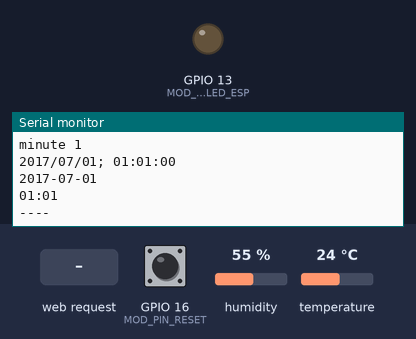
A sketch run on a simulated ESP8266 (NodeMCU). Shown: output pins drawn as LEDs (lit = HIGH), the last lines printed to the serial monitor. The test bench sets the inputs (shaded band); at power-on: GPIO 16 (MOD_PIN_RESET) LOW, humidity 55 %, temperature 24 °C. WiFi joins after 1.5 s; servers stay silent unless stated; the local clock reads 2024-03-15 10:24:30 at power-on unless the sketch sets it.

Above: at 3.2 s.
3.3 s: HTTP request GET / received
At 3.8 s:
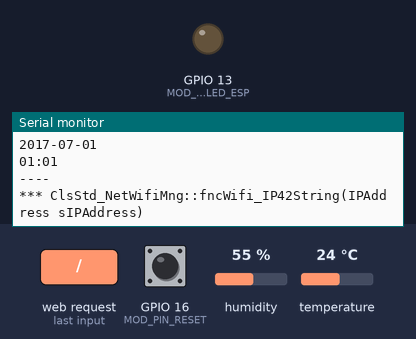
6.6 s: HTTP request GET /relayset received
At 7.5 s:
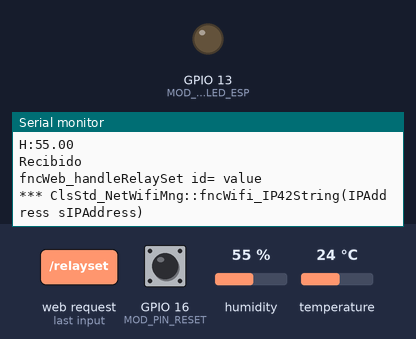
Timing chart, 0 to 9.6 s (numbered marks = the images above; inputs shaded):
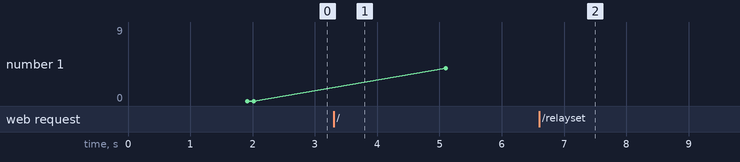

The sketch:

software_test_04-wifi-dht22-rtc.ino
```cpp
#include "Std_defines.h"
#include <ESP8266WiFi.h>
#include <WiFiClient.h>
#include <ESP8266WebServer.h>
#include "ClsMod_SNS_DHT22.h"
#include "ClsMod_Sns_Clock.h"

#include <ESP8266mDNS.h>
//==============================================
// TESTUDINES.IOT
// VIVARIUM CONTROLLER PROJECT IOT
// Vicente Niclos
// TEST 04
// ---------------------------------------------
// CHEKING POWER AND ESP-12E BASIC CIRCUIT
// objetive
// Check correct connection
// Check developing software instalation
// Check correct connec to wifi
//
// Need Install Arduino IDE
// Need FDDI-USB wire
//
// Before upload  change values of
// g_WiFiSsid and g_WiFiPassword
// and g_hostname
//----------------------------------------------
const char* g_WiFiSsid = "testudines";     // name of your wifi
const char* g_WiFiPassword = "915265ABCD"; // password of your wifi
const char* g_hostname = "myvivarium";
//----------------------------------------------
ClsMod_Sns_Clock g_Mod_Sns_Clock;
ESP8266WebServer server(80);
unsigned long g_interval_now = 0;
ClsMod_Sns_DHT22 g_Mod_Sns_DHT22;


String fncWifi_IP4TpToString(IPAddress ipIPAddress)
{

#ifdef STD_DEBUG
	Serial.println("*** ClsStd_NetWifiMng::fncWifi_IP42String(IPAddress sIPAddress)");

#endif

	String zbuff = "";
	zbuff = String(ipIPAddress[0]) + "." + String(ipIPAddress[1]) + "." + String(ipIPAddress[2]) + "." + String(ipIPAddress[3]) ;
	return zbuff;

}
//===================================
// Web reply for http://vivivarium.local
//===================================
String   fncHtml_buildPage()
{
	String szReply = "<!DOCTYPE html><html><head>";

	szReply += "\<meta name=\"viewport\" content=\"width=device-width, initial-scale=1.0\">";
	szReply += "\n<title>testudines.org vivarium controller</title>";
	szReply += "\n<style>.green{ background-color : #00aa00; width:50px;padding:2px;display:inline-block;} .gray{width:50px; background-color: #aaa; padding:2px;display:inline-block; } ";
	szReply += "\n.button {margin:5px;	 display: inline-block;width: 50px;height: 18px;background: #4E9CAF;padding: 5px;  text-align: center;  border-radius: 5px;color: white;  font-weight: bold;}";


	szReply += "\n</style>";
	szReply += "</head><body>";
	szReply += "<input type = \"button\" value = \"Refresh\" onclick = \"javascript:window.location.reload();\" / >";
	szReply += "\n<h2>" + (String)MOD_WEB_Title + "</h2> ";
	szReply += "\n<p>" + (String)MOD_WEB_TitleSub + "</p> ";
	szReply += "\n<p>" + (String)MOD_WEB_text + "</p> ";
	szReply += "\n<h3>Hello World!</h3><p></p>";
	szReply += "\n<fieldset><legend>Network:</legend>";
	szReply += "\nHostname " + String (g_hostname) + "<br/>";
	szReply += "\nWiFi SSID " + String(g_WiFiSsid) + "<br/>";
	szReply += "\nWiFi PASSWORD " + String(g_WiFiPassword) + "<br/>";
	szReply += "\nWiFi MODE W= Work station)<br/>";
	szReply += "\nURL MDNS http:\\ " + String(g_hostname) + ".local  (multicast Domain Name System)<br/>";
	szReply += "\nURL IP http://" + fncWifi_IP4TpToString(WiFi.localIP())+"<br/>";
	szReply += "\nButon reset Factory pressed ? " + (String)digitalRead(MOD_PIN_RESET);
	szReply += "\n</fieldset>";
	szReply += "\n</fieldset>";
	szReply += "\n<fieldset><legend>Sensors:</legend>";
	szReply += "\n<p>Temperature " + String(g_Mod_Sns_DHT22.m_cTemC) + "C</p>";
	szReply += "\n<p>Humdidity " + String(g_Mod_Sns_DHT22.m_cHum) + "%</p>";
	szReply += "\n<p>Date " + String(g_Mod_Sns_Clock.m_aaaammdd) + "</p>";
	szReply += "\n<p>Time " + String(g_Mod_Sns_Clock.m_hhmm) + "</p>";
	szReply += "\n</fieldset>";

	szReply += "\n</body></html>";
	return szReply;
}


void fncWeb_handleRoot() {
	digitalWrite(MOD_PIN_LED_ESP, 1);

	server.send(200, "text/html", fncHtml_buildPage());
	digitalWrite(MOD_PIN_LED_ESP, 0);
}
//====================================
// web relay set
//====================================
void fncWeb_handleRelaySet()
{
	String szRelayId = server.arg("id");
	String szRelayValue = server.arg("value");
	unsigned short usRelayId = szRelayId.toInt();
	unsigned short usRelayValue = szRelayValue.toInt();
	Serial.println("Recibido");
	Serial.println("fncWeb_handleRelaySet id=" + szRelayId + " value "+szRelayValue);


	server.send(200, "text/html", fncHtml_buildPage());


}
//====================================
// web relay get
//====================================
void fncWeb_handleRelayGet()
{}
//===================================
// Web reply for page not found
//===================================
//
void fncWeb_handleNotFound() {
	digitalWrite(MOD_PIN_LED_ESP, 1);
	String message = "File Not Found\n\n";
	message += "URI: ";
	message += server.uri();
	message += "\nMethod: ";
	message += (server.method() == HTTP_GET) ? "GET" : "POST";
	message += "\nArguments: ";
	message += server.args();
	message += "\n";
	for (uint8_t i = 0; i < server.args(); i++) {
		message += " " + server.argName(i) + ": " + server.arg(i) + "\n";
	}
	server.send(404, "text/plain", message);
	digitalWrite(MOD_PIN_LED_ESP, 0);
}

//===================================
// Set Config service wifi
//===================================
//
void fncSetupWifi()
{
	Serial.println("fncSetupWifi");
	WiFi.mode(WIFI_STA);

	WiFi.hostname(g_hostname);
	WiFi.begin(g_WiFiSsid, g_WiFiPassword);

	// Wait for connection
	while (WiFi.status() != WL_CONNECTED) {
		delay(500);
		Serial.print(".");
	}
	Serial.println("");
	Serial.print("Connected to ");
	Serial.println(g_WiFiSsid);
	Serial.print("IP address: ");
	Serial.println(WiFi.localIP());
}
//===================================
// Set Config service MDNS
//===================================
void fncSetupMDNS()
{
	Serial.println("fncSetupMDNS");
	if (MDNS.begin(g_hostname)) {
		Serial.println("MDNS responder started at");
		Serial.println("http://" + String(g_hostname) + ".local");
	}
	MDNS.addService("http", "tcp", 80);
}
//===================================
// Set Config service web
//===================================
void fncSetupWeb()
{
	Serial.println("fncSetupWeb");
	server.on("/", fncWeb_handleRoot);
	server.on("/relayset", fncWeb_handleRelaySet);
	server.on("/relayget", fncWeb_handleRelayGet);
	server.on("/inline", []() {
		server.send(200, "text/plain", "this works as well");
	});

	server.onNotFound(fncWeb_handleNotFound);

	server.begin();
	Serial.println("HTTP server started");
}
//===================================
// Set Config of services
//===================================
void setup(void) {
	pinMode(MOD_PIN_LED_ESP, OUTPUT);
	digitalWrite(MOD_PIN_LED_ESP, 0);
	Serial.begin(115200);
	Serial.println("Setup");

	fncSetupWifi();
	fncSetupMDNS();
	fncSetupWeb();
	g_interval_now = millis();
	g_Mod_Sns_DHT22.loop(g_interval_now);
	g_Mod_Sns_Clock.setup();


	g_Mod_Sns_Clock.read();

}

void loop(void) {
	server.handleClient();
	g_interval_now = millis();
	g_Mod_Sns_Clock.loop(g_interval_now);
	g_Mod_Sns_DHT22.loop(g_interval_now);

}
```

ClsMod_SNS_DHT22.cpp
```cpp
#include "ClsMod_Sns_DHT22.h"

ClsMod_Sns_DHT22::ClsMod_Sns_DHT22(void) {}
ClsMod_Sns_DHT22::~ClsMod_Sns_DHT22(void) {}

void ClsMod_Sns_DHT22::setup() {
	 m_fHum = 999.99; // humidity float
	 m_fTempC = 999.99; // temperature celsius
	 m_fTempF =999.99; // temperature farenheit

	 sprintf(m_cTemC, "%S", m_Error99);
	 sprintf(m_cTemF, "%S", m_Error99);
	 sprintf(m_cHum, "%S", m_Error99);
}
bool ClsMod_Sns_DHT22::loop(unsigned long g_interval_now) {


	if (g_interval_now < m_interval_dht_previous)
	{
		m_interval_dht_previous = 0;
}
  if (g_interval_now- m_interval_dht_previous <INTERVAL_DHT22)
  {

    return true;
  }
  m_interval_dht_previous = g_interval_now;

	m_fHum = m_DHT.readHumidity();
	m_fTempC = m_DHT.readTemperature(false); //celsius
	m_fTempF = m_DHT.readTemperature(true);  //Farenheit

		if (isnan(m_fHum) || isnan(m_fTempC) || isnan(m_fTempF)) {
			Serial.println("DHT read:FAIL, take before values");
			return false;
		}
		Serial.println("DHT read: ok");

		// para representar dos decimales
		if (isnan(m_fTempC)) m_fTempC = 999;
		if (isnan(m_fTempF)) m_fTempF = 999;
		if (isnan(m_fHum)) m_fHum = 999;


		dtostrf(m_fTempF,6, 2, m_cTemF);


		dtostrf(m_fTempC, 6, 2, m_cTemC);
		dtostrf(m_fHum, 6, 2, m_cHum);
#ifdef   STD_DEBUG_SNS_DHT
		fncDebug();
#endif

		return true;
	}
#ifdef   STD_DEBUG_SNS_DHT
void ClsMod_Sns_DHT22::fncDebug()
{


	Serial.print("T:");
	Serial.println(m_fTempC);
	Serial.print("H:");
	Serial.println(m_fHum);


}
#endif
```

ClsMod_SNS_DHT22.h
```cpp
#ifndef _CLSMOD_SNS_DIGITAL_h
#define _CLSMOD_SNS_DIGITAL_h
#include <Arduino.h>
#include <DHT.h>
#include "Std_defines.h"


class ClsMod_Sns_DHT22
{
private:
	// pin al que esta conectado el sensor
	uint8_t m_pin = 0;
	DHT m_DHT=DHT (MOD_PIN_DHT22, MOD_SNS_DHTTYPE, 20);
	const char* m_Error99 = "99,99";
 unsigned long m_interval_dht_previous = 0;
 void fncDebug();
public:
	ClsMod_Sns_DHT22(void);
	~ClsMod_Sns_DHT22(void);
	float m_fHum = 0.0; // humidity float
	float m_fTempC = 0.0; // temperature celsius
	float m_fTempF = 0.0; // temperature farenheit
	char  m_cTemC[6]; // char temperature celsius 2 decimals
	char  m_cTemF[6]; // char temperature celsius 2 decimals
	char  m_cHum[6];// char humidity 2 decimals
	void setup(); // en este caso no hace nada
	bool loop(unsigned long ulIngtervalNow);
};
#endif
```

ClsMod_Sns_Clock.cpp
```cpp
#include "ClsMod_Sns_Clock.h"
ClsMod_Sns_Clock::ClsMod_Sns_Clock(void) {};
ClsMod_Sns_Clock::~ClsMod_Sns_Clock(void) {};

void ClsMod_Sns_Clock::setup(void) {
	Wire.begin(0, MOD_PIN_CLOCK_I2C_SLC);
	delay(100);
#ifdef STD_DEBUG_SNS_CLK_RESET
	fncSetDate(STD_DEBUG_SNS_CLK_YY, STD_DEBUG_SNS_CLK_MM, STD_DEBUG_SNS_CLK_DD);
	fncSetTime(STD_DEBUG_SNS_CLK_HH, STD_DEBUG_SNS_CLK_MN, 0);
#endif
	delay(100);
	clock.begin();
	delay(100);
	read();
};
void ClsMod_Sns_Clock::fncSetDate(uint16_t  Year, uint8_t month, uint8_t day) {
	Serial.println("fncSetDate");
	clock.fillByYMD(Year, month, day);
	clock.setTime();

}
void ClsMod_Sns_Clock::fncSetTime(uint8_t hh, uint8_t mm, uint8_t ss) {
	Serial.println("fncSetTime");
	clock.fillByHMS(hh, mm, ss);
	clock.setTime();

}

void ClsMod_Sns_Clock::read(void) {
	Serial.println("lsMod_Sns_Clock::read(void)");
	// Serial.println("Get time ");
	clock.getTime();
	delay(100);
	iDayMinuteAct = clock.hour * 60 + clock.minute;
	sprintf(m_BufferDateTime, "%04d/%02d/%02d; %02d:%02d:%02d",
		clock.year + 2000, clock.month, clock.dayOfMonth, clock.hour, clock.minute, clock.second);
	sprintf(m_aaaammdd, "%04d-%02d-%02d", clock.year+2000, clock.month, clock.dayOfMonth);
	sprintf(m_hhmm, "%02d:%02d", clock.hour, clock.minute);
#ifdef STD_DEBUG_SNS_CLK
	fncDebug();
		#endif
};
void  ClsMod_Sns_Clock::loop(unsigned long g_interval_now)
{
	if (g_interval_now < m_interval_previous)
	{
		m_interval_previous = 0;
	}
	if (g_interval_now - m_interval_previous < INTERVAL_DHT22)
	{

		return;
	}
	m_interval_previous = g_interval_now;
	read();
}

#ifdef STD_DEBUG_SNS_CLK
// PRINT TO SERIAL DEBUG VALUES.
void ClsMod_Sns_Clock::fncDebug()
{
	Serial.println("----");
	Serial.print("year");
	Serial.println(clock.year);
	Serial.print("Month");
	Serial.println(clock.month);
	Serial.print("day");
	Serial.println(clock.dayOfMonth);
	Serial.print("hour ");
	Serial.println(clock.hour);
	Serial.print("minute ");
	Serial.println(clock.minute);

	Serial.println(m_BufferDateTime);
	Serial.println(m_aaaammdd);
	Serial.println(m_hhmm);
	Serial.println("----");
}
#endif
```

ClsMod_Sns_Clock.h
```cpp
#ifndef CLSMOD_SNS_CLOCK_H
#define CLSMOD_SNS_CLOCK_H
// include the SD library:
#include "arduino.h"
#include "Std_defines.h"
#include <Wire.h> // I2C and TWI library reloj
#include <DS1307.h>
class ClsMod_Sns_Clock
{
public:
   ClsMod_Sns_Clock(void);      // 'empty' constructor
  ~ClsMod_Sns_Clock(void);
  void setup(void);
  void loop(unsigned long g_interval_now);
  void read(void);
   void fncSetDate(uint16_t Year, uint8_t month, uint8_t day);
    void fncSetTime(uint8_t hh, uint8_t mm,uint8_t ss);
    char m_BufferDateTime[30]; // yyyy/mm/dd hh:mm:ss
	char m_aaaammdd[12];
	char m_hhmm[12];
	unsigned int iDayMinuteAct=0;

  private:
	  unsigned long m_interval_previous = 0;
  DS1307 clock;//define a object of DS1307 class
// set up variables using the SD utility library functions:
#ifdef STD_DEBUG_SNS_CLK
  void fncDebug();

#endif

};
#endif
```

Std_defines.h
```cpp
#ifndef _STD_DEFINES_H
#define _SDT_DEFINES_H
#define MOD_WEB_Title "Testudines.IOT VIVARIUM CONTROLLER"
#define MOD_WEB_TitleSub "Steep 04 TEST 04 - Integration of "
#define MOD_WEB_text "ESP-12E, With wifi, web, reset factory button, DHT22 and clock DS1307 RTC"


//----------------------------------------------
// HARDWARE MOUDLE PINS
//----------------------------------------------
#define MOD_PIN_LED_ESP 13       // internal led of ESP-12
#define MOD_PIN_RESET 16         // Reset factory button
#define MOD_PIN_DHT22 2          // Sensor temperature humidity
#define MOD_PIN_CLOCK_I2C_SLC 4  // CLOCK RTC PIN SLC
#define MOD_PIN_CLOCK_I2C_SDA 0  // CLOCK RTC PIN SDA

// remember vcc clock and relay go to 5v
//-----------------------------------------------
// HARDWARE OTHER VALUES
//-----------------------------------------------

#define MOD_SNS_DHTTYPE DHT22
//----------------------------------------------
// INTERVALS
//----------------------------------------------
// for do large live and eficiency

#define INTERVAL_DHT22 5000
//----------------------------------------------
// DEBUG
// ---------------------------------------------
// For compile with serial debug
// rename adding  _ at end for compile
// without debug options
// Example STD_DEBUG_SNS_DHT  chante to
// STD_DEBUG_SNS_DHT_
// ---------------------------------------------
// DEBUG TO SERIAL PORT AND SOME RESET VALUES
#define STD_DEBUG                  // OPEN SERIAL PORT
#define STD_DEBUG_SNS_DHT          // SENSOR DHT22
#define STD_DEBUG_ACT_RELAY        // RELAY
#define STD_DEBUG_SNS_CLK          // CLOK
#define STD_DEBUG_SNS_CLK_RESET    // RESSET DATE TIME ON SETUP
#define STD_DEBUG_SNS_CLK_YY 2017  // YEAR
#define STD_DEBUG_SNS_CLK_MM 7     // MM MONTH
#define STD_DEBUG_SNS_CLK_DD 1     // DAY
#define STD_DEBUG_SNS_CLK_HH 1     // HOUR
#define STD_DEBUG_SNS_CLK_MN 1     // MN minute
#endif
```

Measured:
- after the input at 3.3 s, the serial monitor: prints a new line at once (image 1)
- after the input at 6.6 s, the serial monitor: prints a new line at once (image 2)
